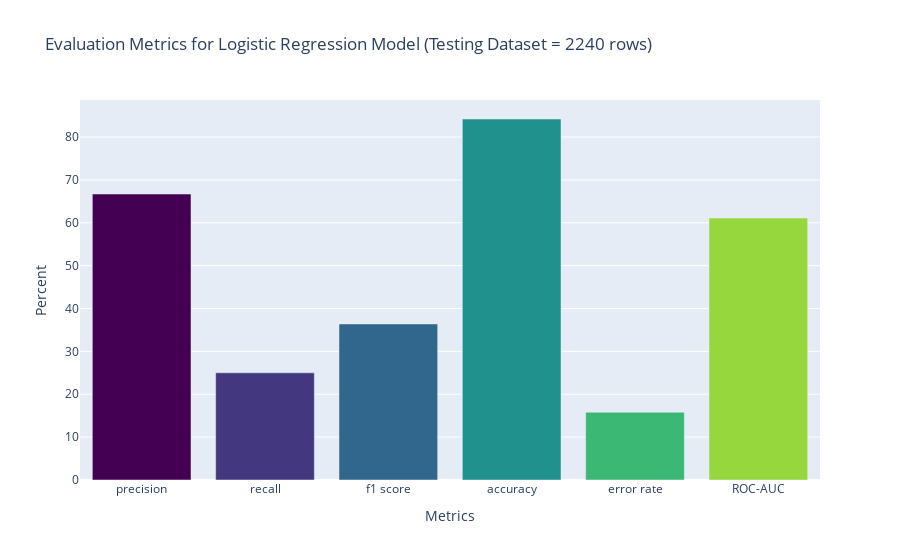

The code cell stored with this chart in its notebook:
### Code cell
# Convert that into a visualization.
mydata = [go.Bar(
    x=list(evals.keys()),
    y=list(evals.values()),
    marker=dict(color=Viridis[::12])
)]

mylayout = go.Layout(
    title='Evaluation Metrics for Logistic Regression Model (Testing Dataset = 2240 rows)',
    xaxis = {'title': 'Metrics'},
    yaxis = {'title': 'Percent'}, 

)
fig = go.Figure(data=mydata, layout=mylayout)
fig

### Figure 1 — Plotly figure (JSON) as saved in the notebook; plotly's stock layout.template omitted (floating-point values rounded to 4 significant figures)
{"data": [{"marker": {"color": ["#440154", "#433880", "#31678d", "#21918d", "#3cb875", "#97d73e"]}, "type": "bar", "x": ["precision", "recall", "f1 score", "accuracy", "error rate", "ROC-AUC"], "y": [66.7, 25, 36.4, 84.2, 15.8, 61.1]}], "layout": {"autosize": true, "title": {"text": "Evaluation Metrics for Logistic Regression Model (Testing Dataset = 2240 rows)"}, "xaxis": {"autorange": true, "range": [-0.5, 5.5], "title": {"text": "Metrics"}, "type": "category"}, "yaxis": {"autorange": true, "range": [0, 88.63], "title": {"text": "Percent"}, "type": "linear"}}}
